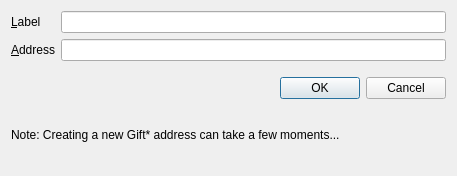
<?xml version="1.0" encoding="UTF-8"?>
<ui version="4.0">
 <class>CreateGiftDialog</class>
 <widget class="QDialog" name="CreateGiftDialog">
  <property name="geometry">
   <rect>
    <x>0</x>
    <y>0</y>
    <width>457</width>
    <height>176</height>
   </rect>
  </property>
  <property name="windowTitle">
   <string>Edit Address</string>
  </property>
  <layout class="QVBoxLayout" name="verticalLayout">
   <item>
    <layout class="QFormLayout" name="formLayout">
     <property name="fieldGrowthPolicy">
      <enum>QFormLayout::AllNonFixedFieldsGrow</enum>
     </property>
     <item row="0" column="0">
      <widget class="QLabel" name="label">
       <property name="text">
        <string>&amp;Label</string>
       </property>
       <property name="buddy">
        <cstring>labelEdit</cstring>
       </property>
      </widget>
     </item>
     <item row="0" column="1">
      <widget class="QLineEdit" name="labelEdit">
       <property name="toolTip">
        <string>The label associated with this address book entry</string>
       </property>
      </widget>
     </item>
     <item row="1" column="0">
      <widget class="QLabel" name="label_2">
       <property name="text">
        <string>&amp;Address</string>
       </property>
       <property name="buddy">
        <cstring>addressEdit</cstring>
       </property>
      </widget>
     </item>
     <item row="1" column="1">
      <widget class="QLineEdit" name="addressEdit">
       <property name="toolTip">
        <string>The address associated with this address book entry. This can only be modified for sending addresses.</string>
       </property>
      </widget>
     </item>
    </layout>
   </item>
   <item>
    <widget class="QDialogButtonBox" name="buttonBox">
     <property name="orientation">
      <enum>Qt::Horizontal</enum>
     </property>
     <property name="standardButtons">
      <set>QDialogButtonBox::Cancel|QDialogButtonBox::Ok</set>
     </property>
    </widget>
   </item>
   <item>
    <widget class="QLabel" name="label_3">
     <property name="text">
      <string>Note: Creating a new Gift* address can take a few moments...</string>
     </property>
    </widget>
   </item>
  </layout>
 </widget>
 <resources/>
 <connections>
  <connection>
   <sender>buttonBox</sender>
   <signal>accepted()</signal>
   <receiver>CreateGiftDialog</receiver>
   <slot>accept()</slot>
   <hints>
    <hint type="sourcelabel">
     <x>248</x>
     <y>254</y>
    </hint>
    <hint type="destinationlabel">
     <x>157</x>
     <y>274</y>
    </hint>
   </hints>
  </connection>
  <connection>
   <sender>buttonBox</sender>
   <signal>rejected()</signal>
   <receiver>CreateGiftDialog</receiver>
   <slot>reject()</slot>
   <hints>
    <hint type="sourcelabel">
     <x>316</x>
     <y>260</y>
    </hint>
    <hint type="destinationlabel">
     <x>286</x>
     <y>274</y>
    </hint>
   </hints>
  </connection>
 </connections>
</ui>
